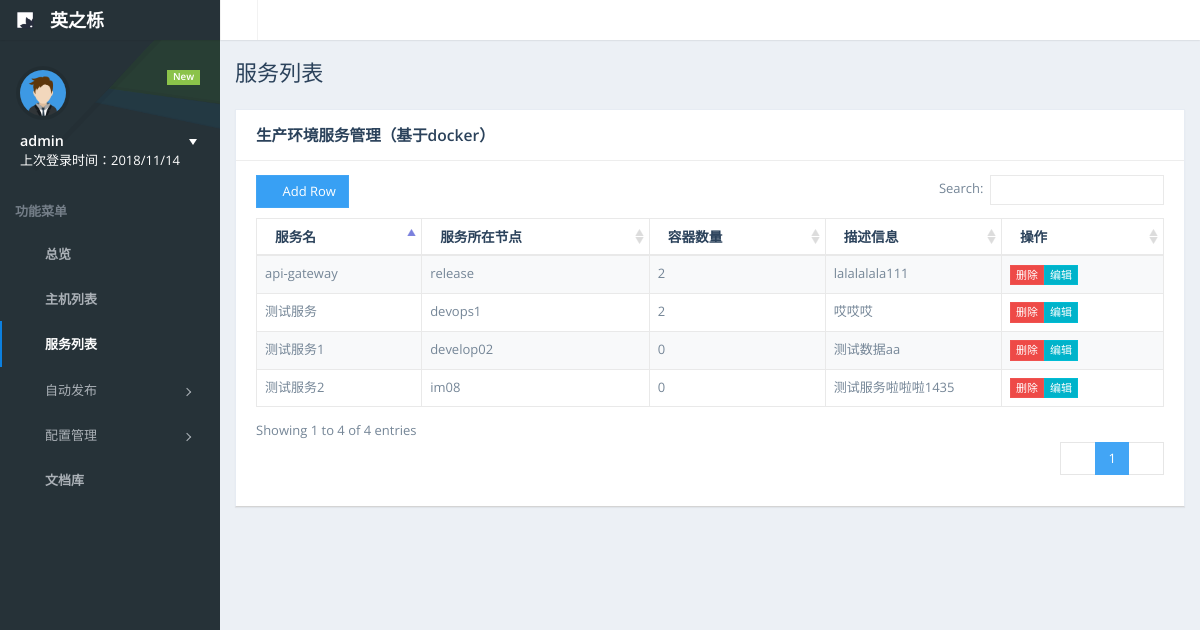
The page /servicemanager/ (signed in) on the database its author committed.
### hostmanager/models.py (models this page shows)
class ServiceManager(models.Model):                       # 服务管理表
    servicename = models.CharField(max_length=64)
    port = models.CharField(max_length=64)
    path = models.CharField(max_length=64)
    number = models.IntegerField(default=0)
    desc = models.CharField(max_length=64)
    inhost = models.ForeignKey(EteamsHost)

### hostmanager/views.py (the view)
# urls.py: url(r'^servicemanager/', views.SM.as_view()),
class SM(views.View):
    @method_decorator(auth_check)
    def get(self, request, *args, **kwargs):
        msg = {}
        user = request.session.get('user', '游客')
        msg.update({'user': user})
        thead_list, quertset, editformobj, addformobj = configanalysis.configanalysis(servicemanager.config)
        return render(request, 'servicemanager.html', {'msg': msg, 'thead_list': thead_list, 'oadd': addformobj, 'oedit': editformobj, 'hg':quertset})

### hostmanager/utils/configanalysis.py (called while the page is built)
def operationbuttonhtml(config, id):
    htmlstring = ''
    for i in config['operation']:
        button_type = i['button_type']
        if button_type == 'delete':
            cssclass = 'btn-danger'
        elif button_type == 'info':
            cssclass = 'btn-danger'
        elif button_type == 'edit':
            cssclass = 'btn-info'
        else: cssclass = 'btn-warning'
        htmlstring += '<a class="btn btn-xs {}" href="#" button_type="{}" uri="{}" rowid="{}">{}</a>'.format(cssclass, button_type, i['uri_prefix'], id, i['name'])
    return htmlstring

### hostmanager/views.py (called while the page is built)
def auth_check(func):
    def inner(request, *args, **kwargs):
        is_auth = request.session.get('is_auth', False)
        if not is_auth:
            request.session['redirect_target'] = request.path
            return redirect("/login")
        else:
            return func(request, *args, **kwargs)
    return inner

### templates/servicemanager.html (shortened to what this page needs)
{% extends "base.html" %}
{% block css_js %}
    <link href="/static/plugins/datatables/media/css/dataTables.bootstrap.css" rel="stylesheet">
	<link href="/static/plugins/datatables/extensions/Responsive/css/dataTables.responsive.css" rel="stylesheet">
    <link href="/static/plugins/chosen/chosen.min.css" rel="stylesheet">
{% endblock %}
{% block active-link-li-3 %}
    class="active-link"
{% endblock %}
{% block content-container %}
    <div id="page-title">
        <h1 class="page-header text-overflow">服务列表</h1>
    </div>
    <div id="page-content">
        <div class="panel">
            <div class="panel-heading">
                <h3 class="panel-title">生产环境服务管理（基于docker）</h3>
            </div>
            <div id="demo-custom-toolbar2" class="table-toolbar-left">
                <button id="demo-dt-addrow-btn" class="btn btn-primary"><i class="demo-pli-plus"></i> Add Row</button>
            </div>
            <div class="panel-body">
                <table id="demo-dt-addrow" class="table table-striped table-bordered" cellspacing="0" width="100%">
                    <thead>
                        <tr>
                            {% for i in thead_list %}
                                <th>{{ i }}</th>
                            {% endfor %}
                        </tr>
                    </thead>
                    <tbody>
                        {% autoescape off %}
                            {% for row in hg %}
                                <tr>
                                    {% for field in row %}
                                        <td>{{ field }}</td>
                                    {% endfor %}
                                </tr>
                            {% endfor %}
                        {% endautoescape %}
                    </tbody>
                </table>
            </div>
        </div>
    </div>
{% endblock %}

### rows shown on the page
ServiceManager: row "测试服务1" "测试数据aa"
ServiceManager: row "测试服务2" "测试服务啦啦啦1435"
ServiceManager: row "测试服务" "哎哎哎"
ServiceManager: row "api-gateway" "lalalalala111"

### other values the page prints
{{ i }} "服务名" "服务所在节点" "容器数量" "描述信息" "操作"
{{ field }} "develop02" "0" "删除 编辑" "im08" "0" "删除 编辑" "devops1" "2" "删除 编辑" "release" "2" "删除 编辑"
{{ msg.user }} "admin"
